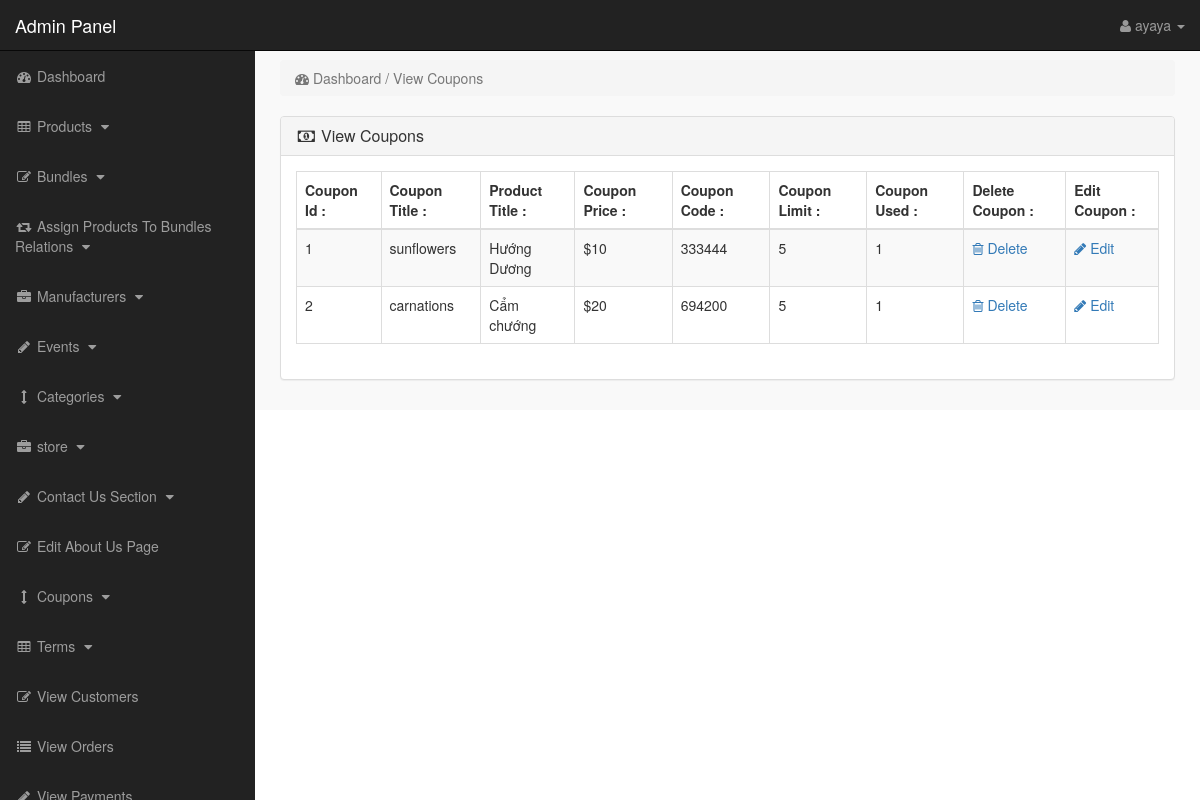
Page /admin_area/index.php?view_coupons (signed in) on the committed database.
### tables this page shows
CREATE TABLE `coupons` (
  `coupon_id` int(11) NOT NULL,
  `product_id` int(11) NOT NULL,
  `coupon_title` varchar(255) NOT NULL,
  `coupon_price` varchar(255) NOT NULL,
  `coupon_code` varchar(255) NOT NULL,
  `coupon_limit` int(11) NOT NULL,
  `coupon_used` int(11) NOT NULL
);

CREATE TABLE `products` (
  `product_id` int(11) NOT NULL,
  `p_cat_id` int(11) NOT NULL,
  `cat_id` int(11) NOT NULL,
  `manufacturer_id` int(11) NOT NULL,
  `date` timestamp NOT NULL DEFAULT current_timestamp() ON UPDATE current_timestamp(),
  `product_title` text NOT NULL,
  `product_url` mediumtext NOT NULL,
  `product_img1` mediumtext NOT NULL,
  `product_img2` mediumtext NOT NULL,
  `product_img3` mediumtext NOT NULL,
  `product_price` int(11) NOT NULL,
  `product_psp_price` int(11) NOT NULL,
  `product_desc` mediumtext NOT NULL,
  `product_keywords` mediumtext NOT NULL,
  `product_label` mediumtext NOT NULL,
  `status` varchar(255) NOT NULL
);

### admin_area/view_coupons.php (the view)
<?php
if(!isset($_SESSION['admin_email'])){
echo "<script>window.open('login.php','_self')</script>";
}
else {
?>
<div class="row">
<div class="col-lg-12">
<ol class="breadcrumb">
<li class="active">
<i class="fa fa-dashboard"></i> Dashboard / View Coupons
</li>
</ol>
</div>
</div>
<div class="row" >
<div class="col-lg-12" >
<div class="panel panel-default">
<div class="panel-heading">
<h3 class="panel-title">
<i class="fa fa-money fa-fw"></i> View Coupons
</h3>
</div>
<div class="panel-body">
<div class="table-responsive">
<table class="table table-bordered table-hover table-striped">
<thead>
<tr>
<th>Coupon Id : </th>
<th>Coupon Title : </th>
<th>Product Title : </th>
<th>Coupon Price : </th>
<th>Coupon Code : </th>
<th>Coupon Limit : </th>
<th>Coupon Used : </th>
<th>Delete Coupon : </th>
<th>Edit Coupon : </th>
</tr>
</thead>
<tbody>
<?php
$i = 0;
$get_coupons = "select * from coupons";
$run_coupons = mysqli_query($con,$get_coupons);
while($row_coupons = mysqli_fetch_array($run_coupons)){
$coupon_id = $row_coupons['coupon_id'];
$product_id = $row_coupons['product_id'];
$coupon_title = $row_coupons['coupon_title'];
$coupon_price = $row_coupons['coupon_price'];
$coupon_code = $row_coupons['coupon_code'];
$coupon_limit = $row_coupons['coupon_limit'];
$coupon_used = $row_coupons['coupon_used'];
$get_products = "select * from products where product_id='$product_id'";
$run_products = mysqli_query($con,$get_products);
$row_products = mysqli_fetch_array($run_products);
$product_title = $row_products['product_title'];
$i++;
?>
<tr>
<td><?php echo $i; ?></td>
<td><?php echo $coupon_title; ?></td>
<td><?php echo $product_title; ?></td>
<td><?php echo "$$coupon_price"; ?></td>
<td><?php echo $coupon_code; ?></td>
<td><?php echo $coupon_limit; ?></td>
<td><?php echo $coupon_used; ?></td>
<td>
<a href="index.php?delete_coupon=<?php echo $coupon_id; ?>">
<i class="fa fa-trash-o"></i> Delete
</a>
</td>
<td>
<a href="index.php?edit_coupon=<?php echo $coupon_id; ?>">
<i class="fa fa-pencil"></i> Edit
</a>
</td>
</tr>
<?php } ?>
</tbody>
</table>
</div>
</div>
</div>
</div>
</div>
<?php } ?>

### admin_area/includes/sidebar.php (shortened to what this page needs)
<?php
if(!isset($_SESSION['admin_email'])){
echo "<script>window.open('login.php','_self')</script>";
}
else {
?>
<nav class="navbar navbar-inverse navbar-fixed-top" >
<div class="navbar-header" >
<a class="navbar-brand" href="index.php?dashboard" >Admin Panel</a>
</div>
<ul class="nav navbar-right top-nav" >
<li class="dropdown" >
<a href="#" class="dropdown-toggle" data-toggle="dropdown" >
<i class="fa fa-user" ></i>
<?php echo $admin_name; ?> <b class="caret" ></b>
</a>
</li>
</ul>
<div class="collapse navbar-collapse navbar-ex1-collapse">
<ul class="nav navbar-nav side-nav">
<li>
<a href="index.php?dashboard">
<i class="fa fa-fw fa-dashboard"></i> Dashboard
</a>
</li>
<li>
<a href="#" data-toggle="collapse" data-target="#products">
<i class="fa fa-fw fa-table"></i> Products
<i class="fa fa-fw fa-caret-down"></i>
</a>
</li>
<li>
<a href="#" data-toggle="collapse" data-target="#bundles">
<i class="fa fa-fw fa-edit"></i> Bundles
<i class="fa fa-fw fa-caret-down"></i>
</a>
</li>
<li>
<a href="#" data-toggle="collapse" data-target="#relations">
<i class="fa fa-fw fa-retweet"></i> Assign Products To Bundles Relations
<i class="fa fa-fw fa-caret-down"></i>
</a>
</li>
<li>
<a href="#" data-toggle="collapse" data-target="#manufacturers">
<i class="fa fa-fw fa-briefcase"></i> Manufacturers
<i class="fa fa-fw fa-caret-down"></i>
</a>
</li>
<li>
<a href="#" data-toggle="collapse" data-target="#p_cat">
<i class="fa fa-fw fa-pencil"></i> Events
<i class="fa fa-fw fa-caret-down"></i>
</a>
</li>
<li>
<a href="#" data-toggle="collapse" data-target="#cat">
<i class="fa fa-fw fa-arrows-v"></i> Categories
<i class="fa fa-fw fa-caret-down"></i>
</a>
</li>
<li>
<a href="#" data-toggle="collapse" data-target="#store">
<i class="fa fa-fw fa-briefcase"></i> store
<i class="fa fa-fw fa-caret-down"></i>
</a>
</li>
<li>
<a href="#" data-toggle="collapse" data-target="#contact_us">
<i class="fa fa-fw fa-pencil"> </i> Contact Us Section
<i class="fa fa-fw fa-caret-down"></i>
</a>
</li>
<li>
<a href="index.php?edit_about_us">
<i class="fa fa-fw fa-edit"></i> Edit About Us Page
</a>
</li>
<li>
<a href="#" data-toggle="collapse" data-target="#coupons">
<i class="fa fa-fw fa-arrows-v"></i> Coupons
<i class="fa fa-fw fa-caret-down"></i>
</a>
</li>
<li>
<a href="#" data-toggle="collapse" data-target="#terms" >
<i class="fa fa-fw fa-table"></i> Terms
<i class="fa fa-fw fa-caret-down"></i>
</a>
</li>
<li>
<a href="index.php?view_customers">
<i class="fa fa-fw fa-edit"></i> View Customers
</a>
</li>
<li>
<a href="index.php?view_orders">
<i class="fa fa-fw fa-list"></i> View Orders
</a>
</li>
<li>
<a href="index.php?view_payments">
<i class="fa fa-fw fa-pencil"></i> View Payments
</a>
</li>
</ul>
</div>
</nav>
<?php } ?>

### admin_area/css/style.css (style rules this page uses)
body { margin-top:100px; }
@media (min-width: 768px) { body { margin-top:50px; } }
.top-nav { padding:0 15px; }
.top-nav>li { display:inline-block; float:left; }
.top-nav>li>a { padding-top:15px; padding-bottom:15px; line-height:20px; color:#999; }
@media (min-width: 768px) { .side-nav { position:fixed; top:51px; width:255px; border-radius:0; overflow-y:auto; background-color: #222; bottom:0; overflow-x:hidden; padding-bottom:40px; } }
@media (min-width: 768px) { .side-nav>li>a { width:255px; } }
.panel-body { border-radius:5px; }

### rows in the picture
coupons: coupon_title "sunflowers", product.product_title "Hướng Dương", coupon_price "10", coupon_code "333444", coupon_limit "5", coupon_used "1"
coupons: coupon_title "carnations", product.product_title "Cẩm chướng", coupon_price "20", coupon_code "694200", coupon_limit "5", coupon_used "1"

### other values in the picture
$admin_name "ayaya"
